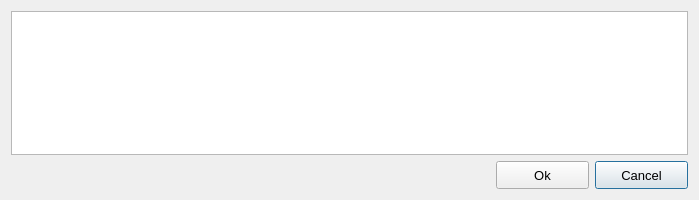
<?xml version="1.0" encoding="UTF-8"?>
<ui version="4.0">
 <class>Storage</class>
 <widget class="QDialog" name="Storage">
  <property name="geometry">
   <rect>
    <x>0</x>
    <y>0</y>
    <width>699</width>
    <height>200</height>
   </rect>
  </property>
  <property name="windowTitle">
   <string>Dialog</string>
  </property>
  <layout class="QGridLayout" name="gridLayout">
   <item row="1" column="2">
    <widget class="QPushButton" name="storageCancel">
     <property name="minimumSize">
      <size>
       <width>93</width>
       <height>28</height>
      </size>
     </property>
     <property name="font">
      <font>
       <pointsize>10</pointsize>
      </font>
     </property>
     <property name="text">
      <string>Cancel</string>
     </property>
    </widget>
   </item>
   <item row="1" column="1">
    <widget class="QPushButton" name="storageOk">
     <property name="minimumSize">
      <size>
       <width>93</width>
       <height>28</height>
      </size>
     </property>
     <property name="font">
      <font>
       <pointsize>10</pointsize>
      </font>
     </property>
     <property name="text">
      <string>Ok</string>
     </property>
    </widget>
   </item>
   <item row="1" column="0">
    <spacer name="horizontalSpacer">
     <property name="orientation">
      <enum>Qt::Horizontal</enum>
     </property>
     <property name="sizeHint" stdset="0">
      <size>
       <width>40</width>
       <height>20</height>
      </size>
     </property>
    </spacer>
   </item>
   <item row="0" column="0" colspan="3">
    <widget class="QPlainTextEdit" name="storageInput"/>
   </item>
  </layout>
 </widget>
 <resources/>
 <connections/>
</ui>
